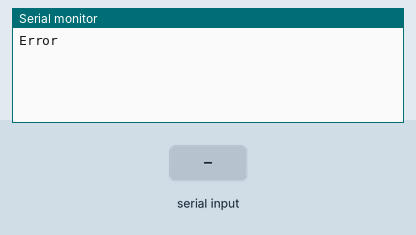
Bench run of a sketch on a simulated ESP8266 (NodeMCU). Shown: the last lines printed to the serial monitor. The test bench sets the inputs (shaded band).

Above: at 1.2 s.
1.3 s: "1" received over the second serial link
At 2.7 s:
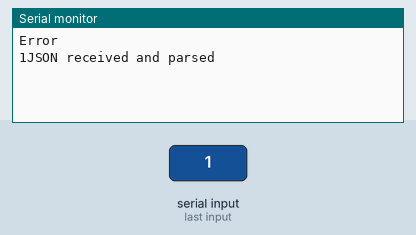
3.8 s: "0" received over the second serial link
At 5.2 s:
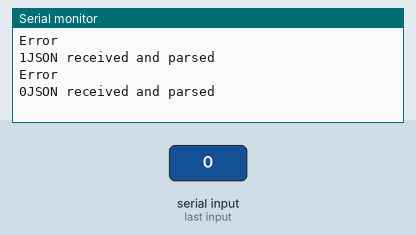
5.3 s: "2" received over the second serial link
At 7.1 s:
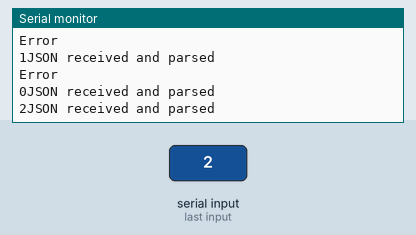

The sketch:

mcu_json.ino
```cpp
#include <SoftwareSerial.h>
#include <ArduinoJson.h>

//SoftwareSerial(rxPin, txPin, inverse_logic)
//rxPin: the pin on which to receive serial data
//txPin: the pin on which to transmit serial data
SoftwareSerial s(D1, D0);
int data;
void setup() {
s.begin(9600);
Serial.begin(9600);
}

void loop() {
   StaticJsonDocument<350> json_doc;
  DeserializationError error = deserializeJson(json_doc, s);
  if (!error){
        serializeJsonPretty(json_doc, Serial);
        Serial.println("JSON received and parsed");
  } else {
    Serial.println("Error");
  }
}
```

Measured:
- after the input at 1.3 s, the serial monitor: prints a new line after 1.0 s (image 1)
- after the input at 3.8 s, the serial monitor: prints a new line after 1.0 s (image 2)
- after the input at 5.3 s, the serial monitor: prints a new line after 1.0 s (image 3)
